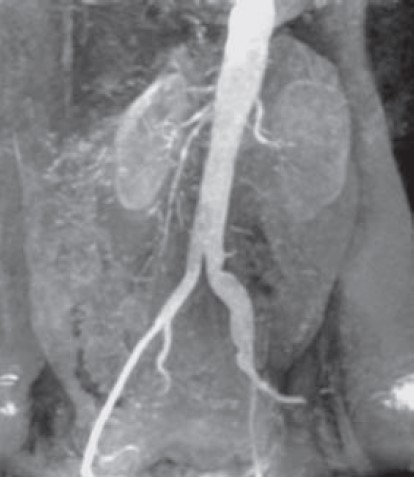
#> input picture 01_PDI/im_contrast_5.jpg, 414 x 477 px
$ jupyter execute ex2.ipynb
#> lines starting #> are read from the running program, lines starting #| are printed output that depends on the picture
[cell 1]
import cv2 as cv
import numpy as np
import matplotlib.pyplot as plt

[cell 2]
input_img = cv.imread('im_contrast_5.jpg')
#> input_img is the input picture: shape (477, 414, 3); mean B, G, R 133.3, 130.5, 129.8
plt.imshow(input_img)

[cell 3]
img = np.asarray(input_img)

[cell 4]
flat = img.flatten()
plt.hist(flat, bins=50)
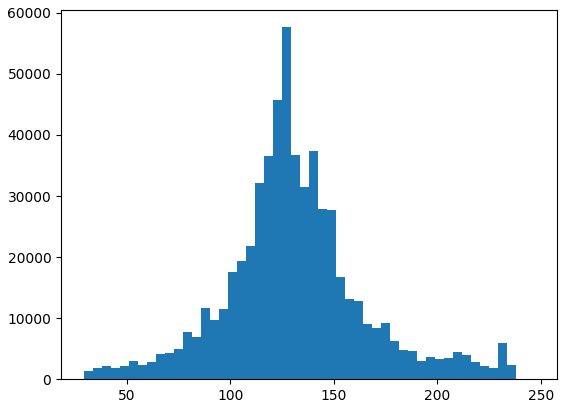
#> figure drawn by matplotlib, 1 panel; tallest bar 57642 high, from x = 124.9 to 129.3

$$P_x(j) = \sum_{i=0}^{j} P_x(i)$$

[cell 5]
def get_histogram(image, bins):
#> called with image = array of shape (592434,), bins = 256
    histogram = np.zeros(bins)
    for pixel in image:
        histogram[pixel] += 1
#> this loop made 592434 passes
#> pixel on passes 1 to 3: 162, 158, 157
#> after the loop, histogram = 256 values, max 12692 at index 125, min 0 at index 0, mean 2314.2
    return histogram

hist = get_histogram(flat, 256)
#> hist has the same summary as histogram in get_histogram
plt.plot(hist)
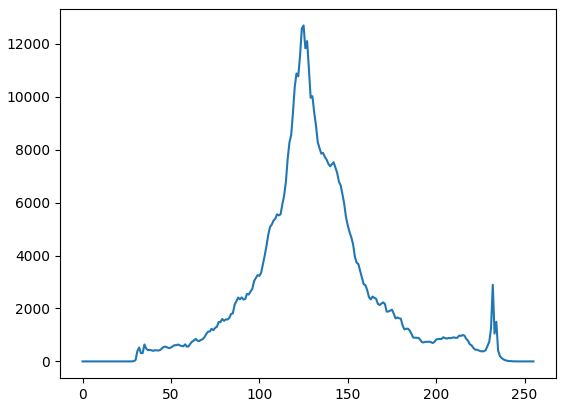
#> figure drawn by matplotlib, 1 panel; curve peaks at x = 125, y = 12692

[cell 6]
def cumsum(a):
    a = iter(a)
    b = [next(a)]
#> b = [0]
    for i in a:
        b.append(b[-1] + i)
#> this loop made 255 passes
#> after the loop, b = 256 values from 0 to 592434
    return np.array(b)


cs = cumsum(hist)
#> cs = 256 values from 0 to 592434
plt.plot(cs)
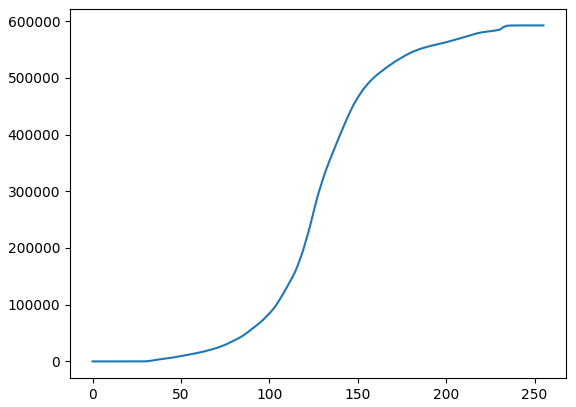
#> figure drawn by matplotlib, 1 panel; curve peaks at x = 247, y = 592434

Cumsum:
$$s_k = \sum_{j=0}^{k} {\frac{n_j}{N}}$$

[cell 7]
nj = (cs - cs.min()) * 255
#> nj = 256 values from 0 to 151070670
N = cs.max() - cs.min()
#> N = 592434
cs = nj / N
#> cs = 256 values from 0 to 255

plt.plot(cs)
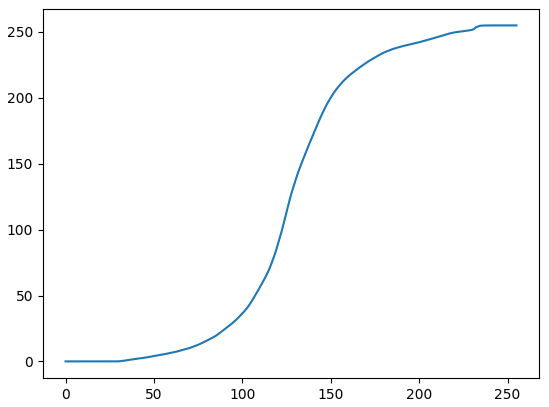
#> figure drawn by matplotlib, 1 panel; curve peaks at x = 247, y = 255

[cell 8]
cs = cs.astype('uint8')
plt.plot(cs)
#> figure, not shown here; curve peaks at x = 247, y = 255

[cell 9]
img_new = cs[flat]
plt.hist(img_new, bins=50)
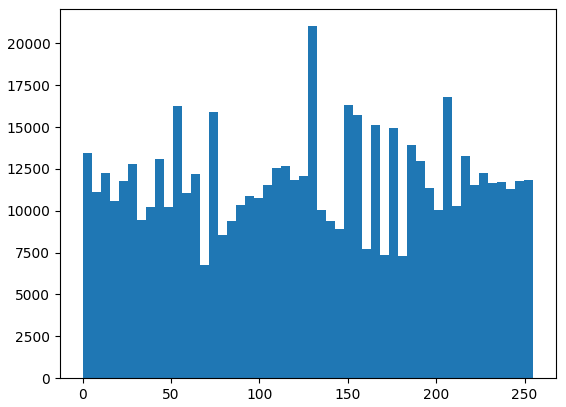
#> figure drawn by matplotlib, 1 panel; tallest bar 21023 high, from x = 127.5 to 132.6

[cell 10]
img_new = np.reshape(img_new, img.shape)
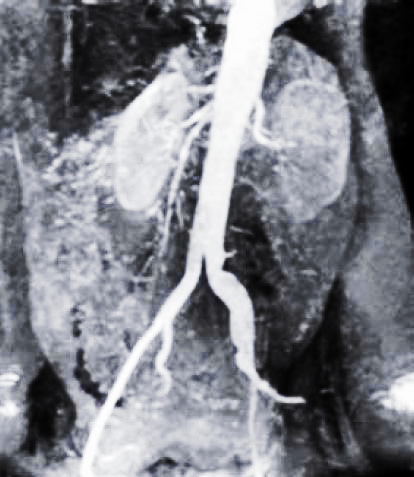
#> img_new: shape (477, 414, 3); mean B, G, R 133.9, 126.6, 124.4
img_new

[cell 11]
fig = plt.figure()
fig.set_figheight(15)
fig.set_figwidth(15)
fig.add_subplot(1,2,1)
plt.imshow(img, cmap='gray')
fig.add_subplot(1,2,2)
plt.imshow(img_new, cmap='gray')
plt.show(block=True)
#> figure, not shown here; B, G, R data is drawn as R, G, B

$ run again, with 01_PDI/im_contrast_1.jpg copied over 01_PDI/im_contrast_5.jpg
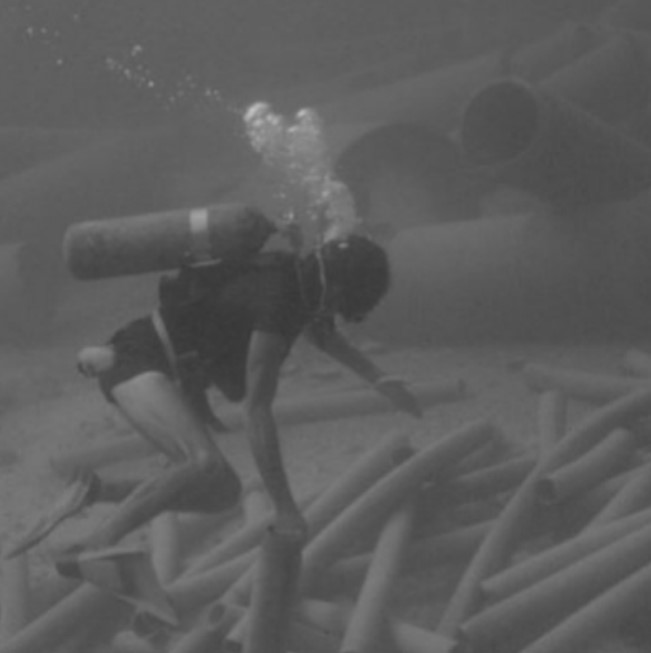
#> input picture 01_PDI/im_contrast_1.jpg, 651 x 653 px
#> input_img is the input picture: shape (653, 651, 3); min 54, max 193, mean 92.8
#> the loop in get_histogram, `for pixel in image:` made 1275309 passes
#> pixel on passes 1 to 3: 98, 98, 98
#> after the loop in get_histogram, `for pixel in image:`: histogram = 256 values, max 69162 at index 96, min 0 at index 0, mean 4981.7
#> hist has the same summary as histogram in get_histogram
#> in cumsum, `b = [next(a)]`: b = [0]
#> the loop in cumsum, `for i in a:` made 255 passes
#> after the loop in cumsum, `for i in a:`: b = 256 values from 0 to 1275309
#> `[cell 6] def cumsum(a): a = iter(a) b = [next(a)] for i in a: b.append..`:
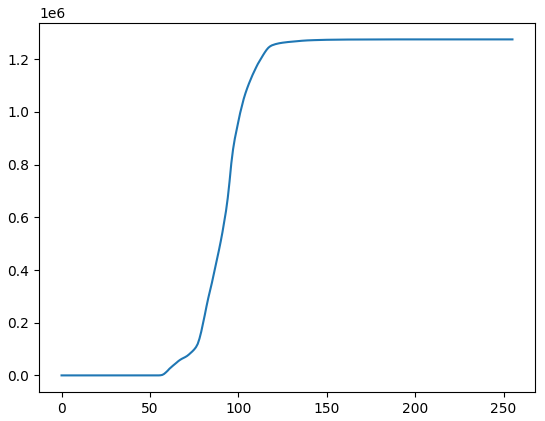
#> figure drawn by matplotlib, 1 panel; curve peaks at x = 193, y = 1275309
#> nj = 256 values from 0 to 325203795
#> N = 1275309
#> `cs = nj / N`: cs = 256 values from 0 to 255
#> `img_new = np.reshape(img_new, img.shape)`:
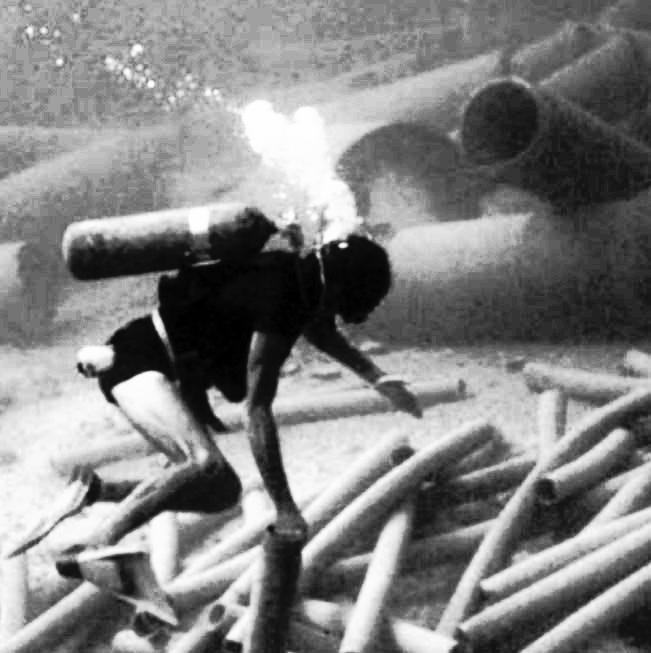
#> img_new: shape (653, 651, 3); min 0, max 255, mean 130.1

$ run again, with 01_PDI/im_contrast_3.jpg copied over 01_PDI/im_contrast_5.jpg
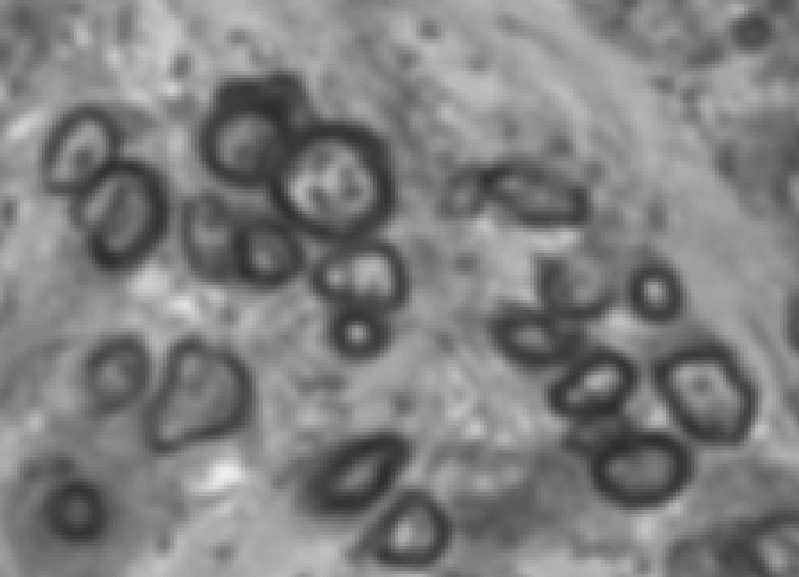
#> input picture 01_PDI/im_contrast_3.jpg, 799 x 577 px
#> input_img is the input picture: shape (577, 799, 3); min 44, max 239, mean 126.9
#> the loop in get_histogram, `for pixel in image:` made 1383069 passes
#> pixel on passes 1 to 3: 141, 141, 141
#> after the loop in get_histogram, `for pixel in image:`: histogram = 256 values, max 17334 at index 150, min 0 at index 0, mean 5402.6
#> hist has the same summary as histogram in get_histogram
#> in cumsum, `b = [next(a)]`: b = [0]
#> the loop in cumsum, `for i in a:` made 255 passes
#> after the loop in cumsum, `for i in a:`: b = 256 values from 0 to 1383069
#> `[cell 6] def cumsum(a): a = iter(a) b = [next(a)] for i in a: b.append..`:
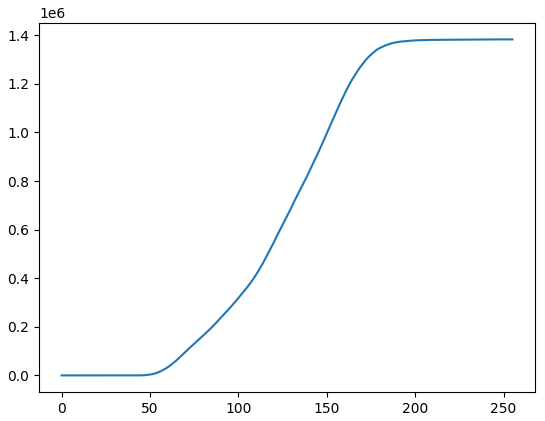
#> figure drawn by matplotlib, 1 panel; curve peaks at x = 239, y = 1383069
#> nj = 256 values from 0 to 352682595
#> N = 1383069
#> `cs = nj / N`: cs = 256 values from 0 to 255
#> `img_new = np.reshape(img_new, img.shape)`:
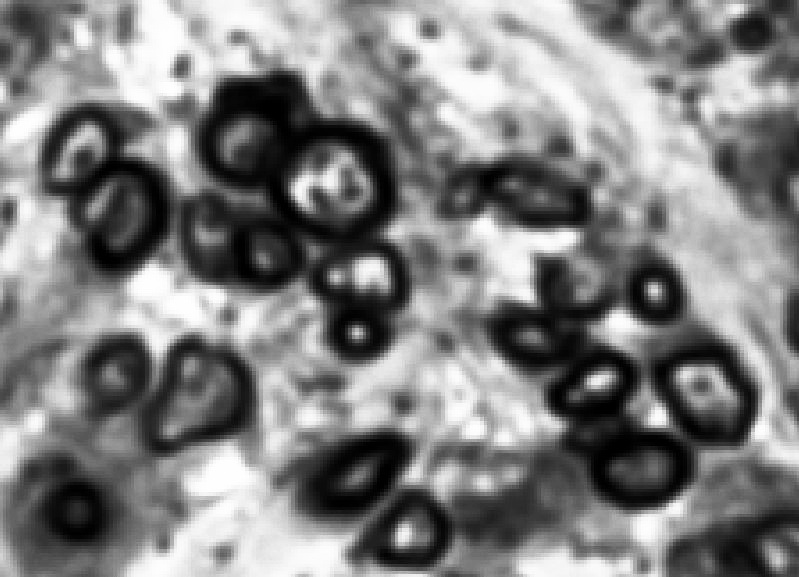
#> img_new: shape (577, 799, 3); min 0, max 255, mean 128

$ run again, with 01_PDI/im_contrast_4.jpg copied over 01_PDI/im_contrast_5.jpg
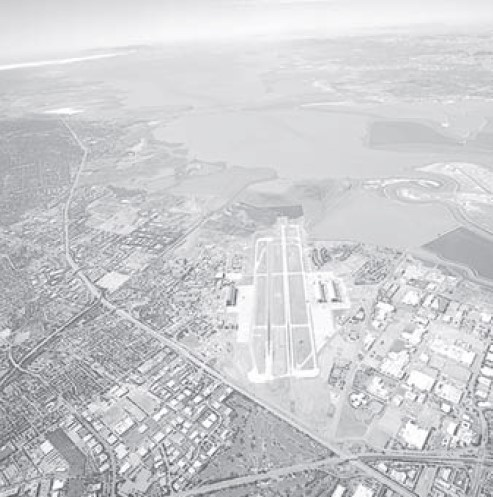
#> input picture 01_PDI/im_contrast_4.jpg, 493 x 497 px
#> input_img is the input picture: shape (497, 493, 3); mean B, G, R 207.9, 205.2, 204.7
#> the loop in get_histogram, `for pixel in image:` made 735063 passes
#> pixel on passes 1 to 3: 209, 207, 207
#> after the loop in get_histogram, `for pixel in image:`: histogram = 256 values, max 21693 at index 220, min 0 at index 0, mean 2871.3
#> hist has the same summary as histogram in get_histogram
#> in cumsum, `b = [next(a)]`: b = [0]
#> after the loop in cumsum, `for i in a:`: b = 256 values from 0 to 735063
#> `[cell 6] def cumsum(a): a = iter(a) b = [next(a)] for i in a: b.append..`:
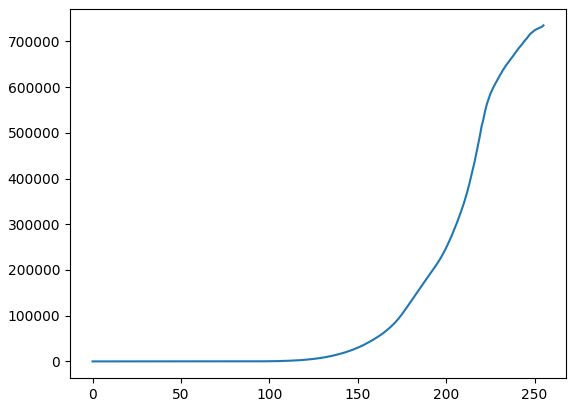
#> figure drawn by matplotlib, 1 panel; curve peaks at x = 255, y = 735063
#> nj = 256 values from 0 to 187441065
#> N = 735063
#> `cs = nj / N`: cs = 256 values from 0 to 255
#> `img_new = np.reshape(img_new, img.shape)`:
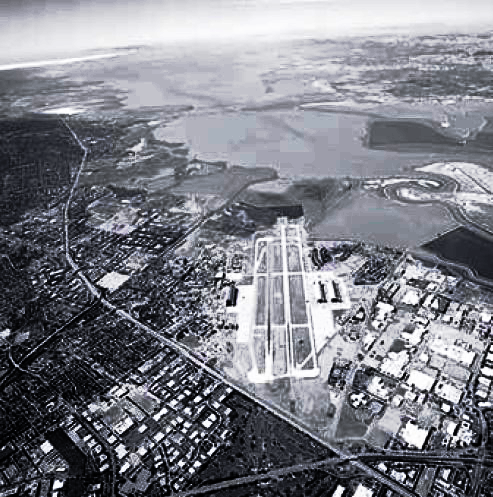
#> img_new: shape (497, 493, 3); mean B, G, R 134.5, 126.5, 125
